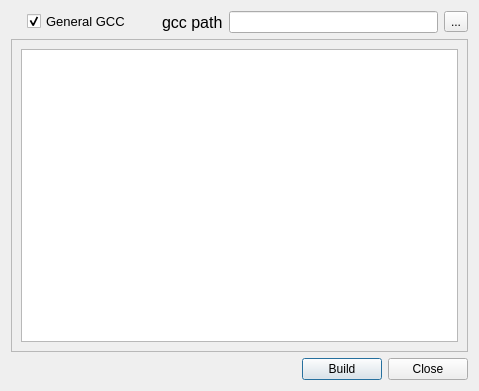
<?xml version="1.0" encoding="UTF-8"?>
<ui version="4.0">
 <class>Compiler_Dialog</class>
 <widget class="QDialog" name="Compiler_Dialog">
  <property name="geometry">
   <rect>
    <x>0</x>
    <y>0</y>
    <width>479</width>
    <height>391</height>
   </rect>
  </property>
  <property name="windowTitle">
   <string>Dialog</string>
  </property>
  <property name="whatsThis">
   <string>&lt;html&gt;&lt;head/&gt;&lt;body&gt;&lt;p&gt;Building Environment&lt;/p&gt;&lt;/body&gt;&lt;/html&gt;</string>
  </property>
  <layout class="QGridLayout" name="gridLayout">
   <item row="3" column="0">
    <layout class="QVBoxLayout" name="verticalLayout_3">
     <item>
      <layout class="QHBoxLayout" name="horizontalLayout">
       <item>
        <spacer name="horizontalSpacer">
         <property name="orientation">
          <enum>Qt::Horizontal</enum>
         </property>
         <property name="sizeType">
          <enum>QSizePolicy::Maximum</enum>
         </property>
         <property name="sizeHint" stdset="0">
          <size>
           <width>16</width>
           <height>20</height>
          </size>
         </property>
        </spacer>
       </item>
       <item>
        <widget class="QCheckBox" name="checkBox">
         <property name="font">
          <font>
           <pointsize>10</pointsize>
          </font>
         </property>
         <property name="text">
          <string>General GCC</string>
         </property>
         <property name="checked">
          <bool>true</bool>
         </property>
         <property name="tristate">
          <bool>false</bool>
         </property>
        </widget>
       </item>
       <item>
        <spacer name="horizontalSpacer_3">
         <property name="orientation">
          <enum>Qt::Horizontal</enum>
         </property>
         <property name="sizeType">
          <enum>QSizePolicy::Maximum</enum>
         </property>
         <property name="sizeHint" stdset="0">
          <size>
           <width>25</width>
           <height>20</height>
          </size>
         </property>
        </spacer>
       </item>
       <item>
        <widget class="QLabel" name="gccPathLabel">
         <property name="font">
          <font>
           <pointsize>12</pointsize>
          </font>
         </property>
         <property name="text">
          <string>gcc path</string>
         </property>
        </widget>
       </item>
       <item>
        <widget class="QLineEdit" name="gccPathLineEdit"/>
       </item>
       <item>
        <widget class="QToolButton" name="gccPathToolButton">
         <property name="text">
          <string>...</string>
         </property>
        </widget>
       </item>
      </layout>
     </item>
     <item>
      <widget class="QFrame" name="frame">
       <property name="frameShape">
        <enum>QFrame::StyledPanel</enum>
       </property>
       <property name="frameShadow">
        <enum>QFrame::Raised</enum>
       </property>
       <layout class="QGridLayout" name="gridLayout_2">
        <item row="0" column="0">
         <widget class="QTextBrowser" name="textBrowser"/>
        </item>
       </layout>
      </widget>
     </item>
     <item>
      <layout class="QHBoxLayout" name="horizontalLayout_2">
       <item>
        <spacer name="horizontalSpacer_2">
         <property name="orientation">
          <enum>Qt::Horizontal</enum>
         </property>
         <property name="sizeHint" stdset="0">
          <size>
           <width>40</width>
           <height>20</height>
          </size>
         </property>
        </spacer>
       </item>
       <item>
        <widget class="QPushButton" name="buildPushButton">
         <property name="text">
          <string>Build</string>
         </property>
        </widget>
       </item>
       <item>
        <widget class="QPushButton" name="closePushButton">
         <property name="text">
          <string>Close</string>
         </property>
        </widget>
       </item>
      </layout>
     </item>
    </layout>
   </item>
  </layout>
 </widget>
 <resources/>
 <connections/>
</ui>
